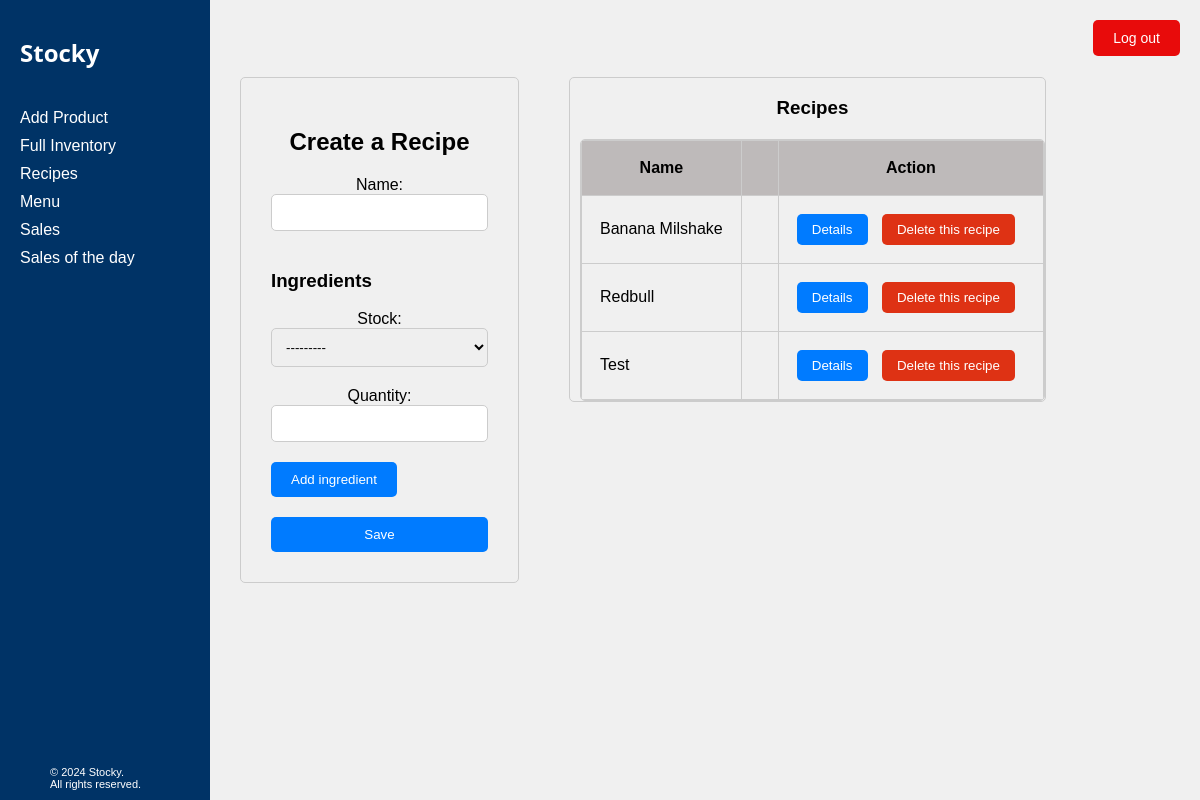
/recipes/ (signed in), run on an earlier commit of the app's database.
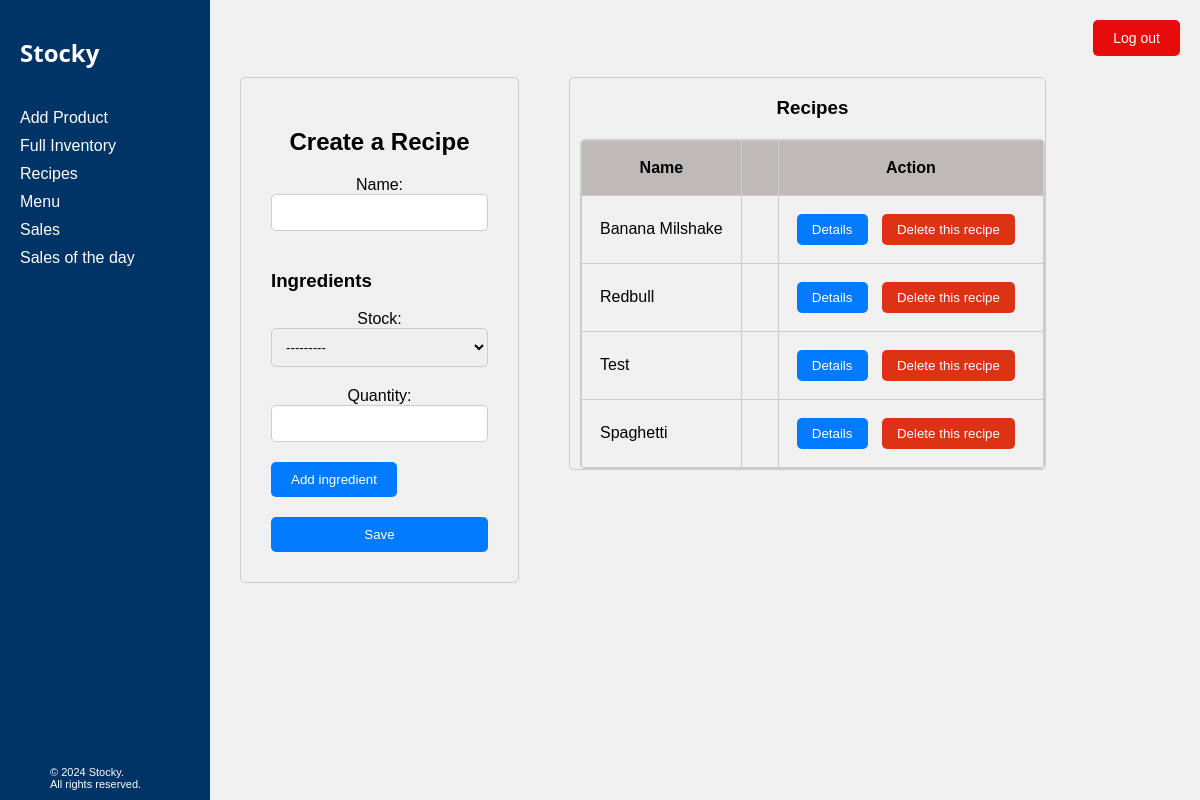
And on a later commit of the database.
### Inventory/models.py (models this page shows, shortened)
class Recipe(models.Model):
    name = models.CharField(max_length = 100)
    class Meta:
        verbose_name = "Name of Recipe"

### Inventory/views.py (the view)
# urls.py: path('recipes/', views.recipes, name='recipes'),
def recipes(request):
    recipes = Recipe.objects.all()
    if request.method == 'POST':
        recipe_form = RecipeForm(request.POST)
        formset = RecipeIngredientFormset(request.POST)
        if recipe_form.is_valid() and formset.is_valid():
            recipe = recipe_form.save()
            instances= formset.save(commit=False)
            for instance in instances:
                instance.recipe = recipe
                instance.save()
            return redirect('recipes')
        else:
            print(formset.errors)
    else:
        recipe_form = RecipeForm()
        formset = RecipeIngredientFormset()
    return render(request, 'Inventory/recipes.html', {'recipe_form': recipe_form, 'formset': formset,'recipes':recipes, })

### Inventory/forms.py
class RecipeForm(forms.ModelForm):
    class Meta:
        model=Recipe
        fields= ['name']

### Inventory/models.py (called while the page is built)
    def __str__(self):
        return f"{self.food}, In stock: {self.quantity} {self.measurement_unit}"

### Inventory/templates/Inventory/recipes.html (shortened to what this page needs)
{% extends 'base.html' %}
{% block content %}
<div class="content-sec">
<form id="recipeForm" method="post">
    <h2>  Create a Recipe  </h2>
        {{ recipe_form.as_p }}
        <h3>Ingredients</h3>
        <div id="ingredientsContainer">
            {% for form in formset %}
                <div class="form-row">
                    {{ form.as_p }}
                </div>
            {% endfor %}
        </div>
    <button type="button" id="addIngredient">Add ingredient</button>
    <button type="submit" name="save">Save</button>
</form>
</div>
<div class="recipe-list">
<form method="post">
        <h3>Recipes</h3>
        <div class="scrollable-table">
        <table>
            <thead>
                <tr class="sticky-row">
                    <th>Name</th>
                    <th></th>
                    <th>Action</th>
                </tr>
            </thead>
            <tbody>
                {% for item in recipes %}
                <tr>
                    <td>{{ item.name }}</td>
                    <td> </td>
                    <td>
                    <div class="form-buttons">
                        <form action="{% url 'recipe_edit' pk=item.pk %}" method="get">
                            <button type="submit" class="details-button">Details</button>
                        </form>
                        <form action="{% url 'recipe_delete' pk=item.pk %}" method="post">
                            <button type="submit" onclick="return confirm('Are you sure you want to delete this recipe?')" class="delete-button">Delete this recipe</button>
                        </form>
                    </div>
                    </td>
                </tr>
                {% endfor %}
            </tbody>
        </table>
    </div>
</form>
</div>
{% endblock %}

What changed in the data, as far as the page shows it:
added Recipe: name "Spaghetti"
